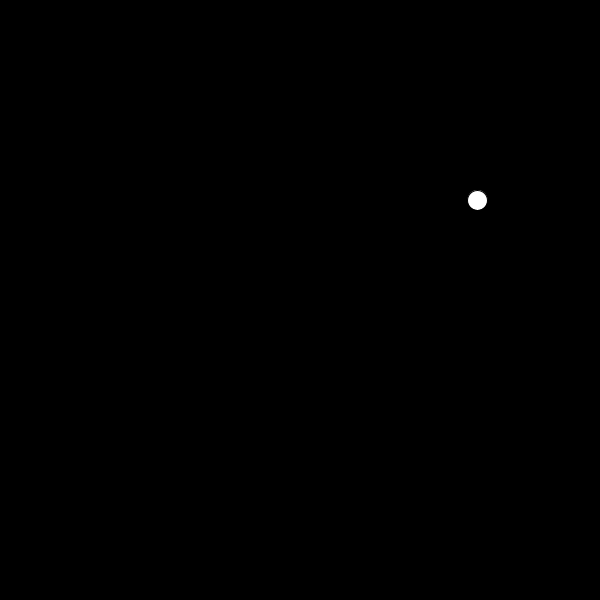
Frame 1 (no input)
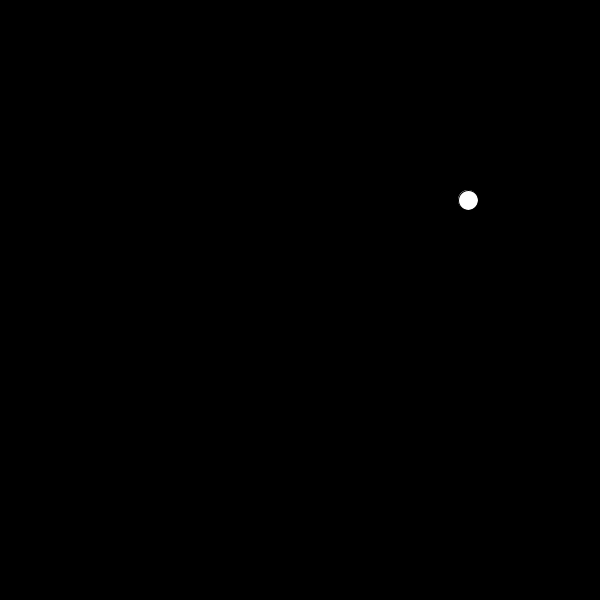
Frame 60 (the mouse pressed at the canvas centre just before this capture)
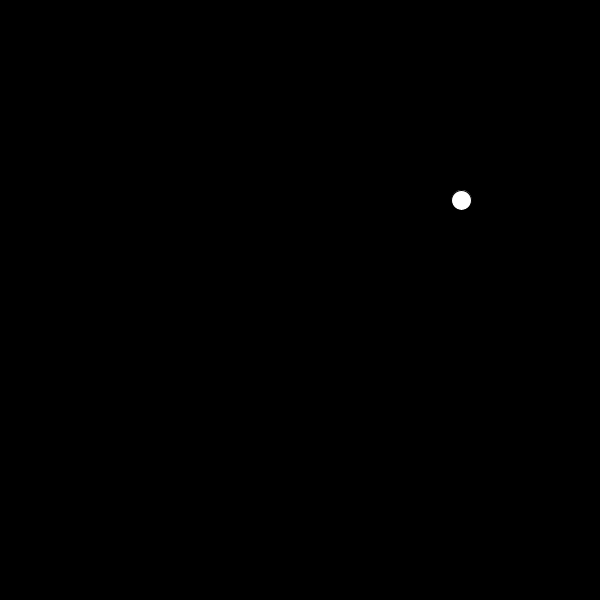
Frame 120 (the mouse held since frame 60 and released just before this capture)

The Processing sketch that drew these frames (run headless with seeded random() and noise(); from frame 60 on, the mouse is pressed at the canvas centre):

// Processing sketch: s19_using_map
// ── s19_using_map.pde
void setup() {
  size(600, 600);
}
void draw() {
  background(0);
  // map the result of sin(), which is between -1 and 1,
  // into values between 450 and 500.
  float x = map(sin(frameCount * 0.1), -1, 1, 450, 500);
  
  // you can do it without map(), but you need to think more about
  // the math operations:
  //float x = 475 + 25 * sin(frameCount * 0.01);
  
  ellipse(x, 200, 20, 20);
}
